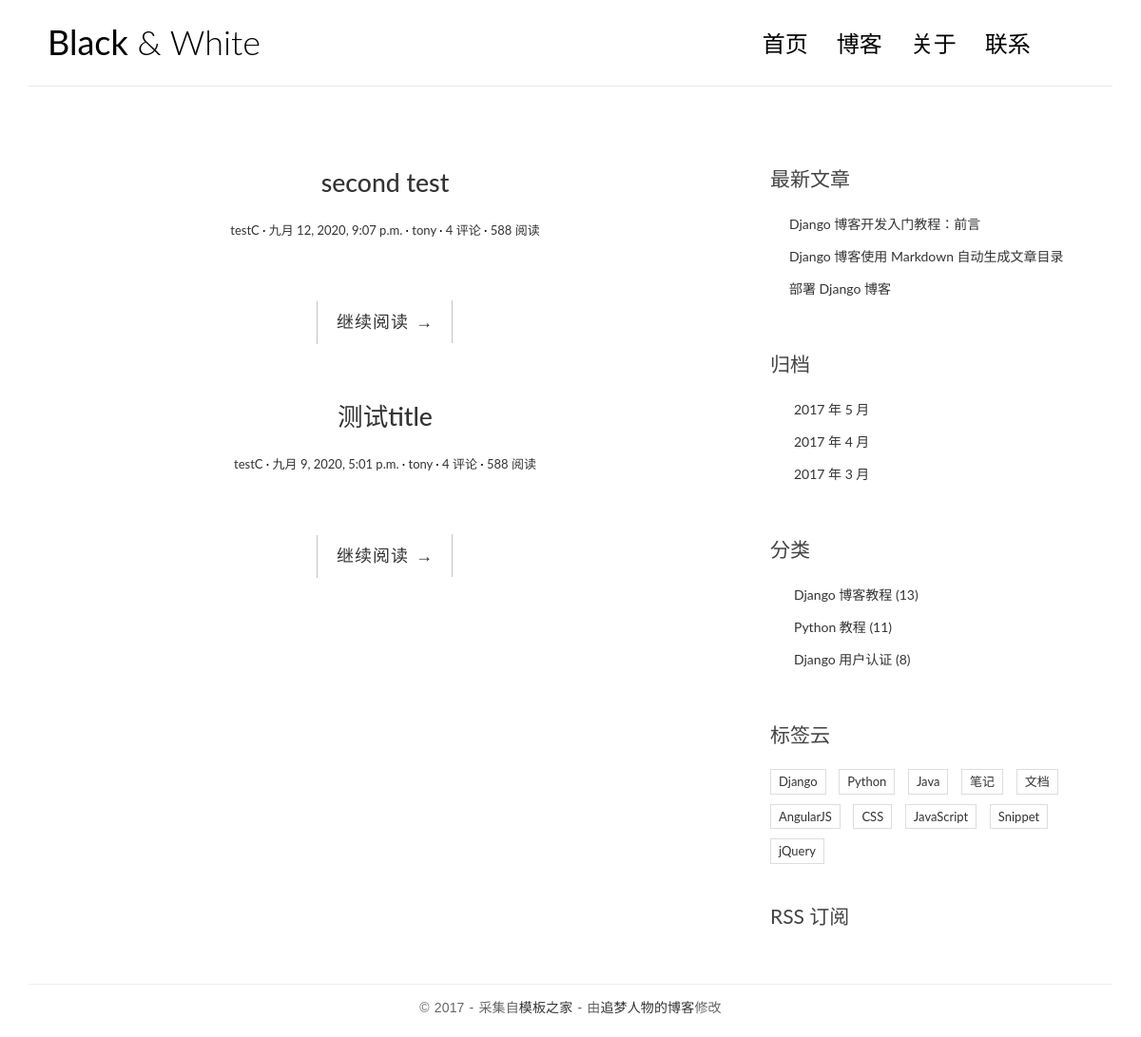
The page / on the database its author committed.
### blog/models.py (models this page shows, shortened)
class Post(models.Model):
    title = models.CharField('标题', max_length=40)  # 等价于关键词参数verbose_name='标题'
    createdTime = models.DateTimeField('创建时间', default=timezone.now)  # 默认值为当前时间，timezone.now可以自适应时区
    modifiedTime = models.DateTimeField('修改时间')
    body = models.TextField('正文')
    excerpt = models.TextField('摘要', max_length=400, blank=True)  # 允许为空
    category = models.ForeignKey(Category, verbose_name='分类', on_delete=models.CASCADE)  # 多对一关联；级联删除的策略
    tag = models.ManyToManyField(Tag, verbose_name='标签')  # 多对多
    author = models.ForeignKey(User, verbose_name='作者', on_delete=models.CASCADE, blank=True)
    class Meta:
        verbose_name = '文章'
        verbose_name_plural = '文章'
    def get_absolute_url(self):
        return reverse('blog:detail', kwargs={'pk': self.pk})

class Category(models.Model):
    name = models.CharField(max_length=20)
    class Meta:
        verbose_name = '分类'
        verbose_name_plural = verbose_name

### blog/views.py (the view)
# urls.py: path('', views.index, name='index'),
def index(request):
    post_list = Post.objects.all().order_by('-createdTime')
    return render(request, 'blog/index.html', context={
        'post_list': post_list,
    })

### templates/blog/index.html (shortened to what this page needs)
{% extends 'base.html' %}
{% block main %}
    {% for post in  post_list %}
        <article class="post post-{{ post.pk }}">
            <header class="entry-header">
                <h1 class="entry-title">
                    <a href="{{ post.get_absolute_url }}">{{ post.title }}</a>
                </h1>
                <div class="entry-meta">
                    <span class="post-category"><a href="#">{{ post.category.name }}</a></span>
                    <span class="post-date"><a href="#"><time class="entry-date"
                                                              datetime="{{ post.createdTime }}">{{ post.createdTime }}</time></a></span>
                    <span class="post-author"><a href="#">{{ post.author }}</a></span>
                    <span class="comments-link"><a href="#">4 评论</a></span>
                    <span class="views-count"><a href="#">588 阅读</a></span>
                </div>
            </header>
            <div class="entry-content clearfix">
                <div class="read-more cl-effect-14">
                    <a href="{{ post.get_absolute_url }}" class="more-link">继续阅读 <span class="meta-nav">→</span></a>
                </div>
            </div>
        </article>
    {% empty %}
        <div class="no-post">暂时还没有发布的文章！</div>
    {% endfor %}
{% endblock %}
{% block aside %}
    <div class="widget widget-recent-posts">
        <h3 class="widget-title">最新文章</h3>
        <ul>
            <li>
                <a href="#">Django 博客开发入门教程：前言</a>
            </li>
            <li>
                <a href="#">Django 博客使用 Markdown 自动生成文章目录</a>
            </li>
            <li>
                <a href="#">部署 Django 博客</a>
            </li>
        </ul>
    </div>
    <div class="widget widget-archives">
        <h3 class="widget-title">归档</h3>
        <ul>
            <li>
                <a href="#">2017 年 5 月</a>
            </li>
            <li>
                <a href="#">2017 年 4 月</a>
            </li>
            <li>
                <a href="#">2017 年 3 月</a>
            </li>
        </ul>
    </div>
    <div class="widget widget-category">
        <h3 class="widget-title">分类</h3>
        <ul>
            <li>
                <a href="#">Django 博客教程 <span class="post-count">(13)</span></a>
            </li>
            <li>
                <a href="#">Python 教程 <span class="post-count">(11)</span></a>
            </li>
            <li>
                <a href="#">Django 用户认证 <span class="post-count">(8)</span></a>
            </li>
        </ul>
    </div>
    <div class="widget widget-tag-cloud">
        <h3 class="widget-title">标签云</h3>
        <ul>
            <li>
                <a href="#">Django</a>
            </li>
            <li>
                <a href="#">Python</a>
            </li>
            <li>
                <a href="#">Java</a>
            </li>
            <li>
                <a href="#">笔记</a>
            </li>
            <li>
                <a href="#">文档</a>
            </li>
            <li>
                <a href="#">AngularJS</a>
            </li>
            <li>
                <a href="#">CSS</a>
            </li>
            <li>
                <a href="#">JavaScript</a>
            </li>
            <li>
                <a href="#">Snippet</a>
            </li>
            <li>
                <a href="#">jQuery</a>
            </li>
        </ul>
    </div>
    <div class="rss">
        <a href=""> RSS 订阅</a>
    </div>
{% endblock %}

### blog/static/blog/css/custom.css (style rules this page uses)
* { outline: none; }
h1, h2, h3, h4, h5, h6 { margin-top: 0; }
a { color: #333; }
body { color: #444; font-family: 'Lato', sans-serif; }
.post { background: #fff; padding: 30px 30px 0; }
.entry-title { text-align: center; font-size: 1.9em; margin-bottom: 20px; line-height: 1.6; padding: 10px 20px 0; }
.entry-meta { text-align: center; color: #DDDDDD; font-size: 13px; margin-bottom: 30px; }
.entry-content { font-size: 18px; line-height: 1.9; font-weight: 300; color: #000; }
.post-category::after, .post-date::after, .post-author::after, .comments-link::after { content: ' ·'; color: #000; }
.read-more { font-family: 'Ubuntu', sans-serif; font-weight: 400; word-spacing: 1px; letter-spacing: 0.01em; text-align: center; margin-top: 20px; }
.cl-effect-14 a { padding: 0 20px; height: 45px; line-height: 45px; position: relative; display: inline-block; margin: 15px 25px; letter-spacing: 1px; font-weight: 400; text-shadow: 0 0 1px rgba(255, 255, 255, 0.3); }
.cl-effect-14 a::before, .cl-effect-14 a::after { position: absolute; width: 45px; height: 1px; background: #C3C3C3; content: ''; -webkit-transition: all 0.3s; -moz-transition: all 0.3s; transition: all 0.3s; pointer-events: none; }
.cl-effect-14 a::before { top: 0; left: 0; -webkit-transform: rotate(90deg); -moz-transform: rotate(90deg); transform: rotate(90deg); -webkit-transform-origin: 0 0; -moz-transform-origin: 0 0; transform-origin: 0 0; }
.cl-effect-14 a::after { right: 0; bottom: 0; -webkit-transform: rotate(90deg); -moz-transform: rotate(90deg); transform: rotate(90deg); -webkit-transform-origin: 100% 0; -moz-transform-origin: 100% 0; transform-origin: 100% 0; }
.widget { background: #fff; padding: 30px 0 0; }
.widget-title { font-size: 1.5em; margin-bottom: 20px; line-height: 1.6; padding: 10px 0 0; font-weight: 400; }
.widget-recent-posts ul { padding: 0; margin: 0; padding-left: 20px; }
.widget-recent-posts ul li { list-style-type: none; position: relative; line-height: 170%; margin-bottom: 10px; }
.widget-recent-posts ul li::before { content: '\f3d3'; font-family: "Ionicons"; position: absolute; left: -17px; top: 3px; font-size: 16px; color: #000; }
.widget-archives ul { padding: 0; margin: 0; padding-left: 25px; }
.widget-archives ul li { list-style-type: none; position: relative; line-height: 170%; margin-bottom: 10px; }
.widget-archives ul li::before { content: '\f3f3'; font-family: "Ionicons"; position: absolute; left: -25px; top: 1px; font-size: 16px; color: #000; }
.widget-category ul { padding: 0; margin: 0; padding-left: 25px; }
.widget-category ul li { list-style-type: none; position: relative; line-height: 170%; margin-bottom: 10px; }
.widget-category ul li::before { content: '\f3fe'; font-family: "Ionicons"; position: absolute; left: -25px; top: 1px; font-size: 18px; color: #000; }
.widget-tag-cloud ul { padding: 0; margin: 0; margin-right: -10px; }
.widget-tag-cloud ul li { list-style-type: none; font-size: 13px; display: inline-block; margin-right: 10px; margin-bottom: 10px; padding: 3px 8px; border: 1px solid #ddd; }
.rss { font-size: 21px; margin-top: 30px; }
.rss a { color: #444; }

### rows shown on the page
Post: title "second test", category.name "testC", createdTime "九月 12, 2020, 9:07 p.m.", author "tony"
Post: title "测试title", category.name "testC", createdTime "九月 9, 2020, 5:01 p.m.", author "tony"
